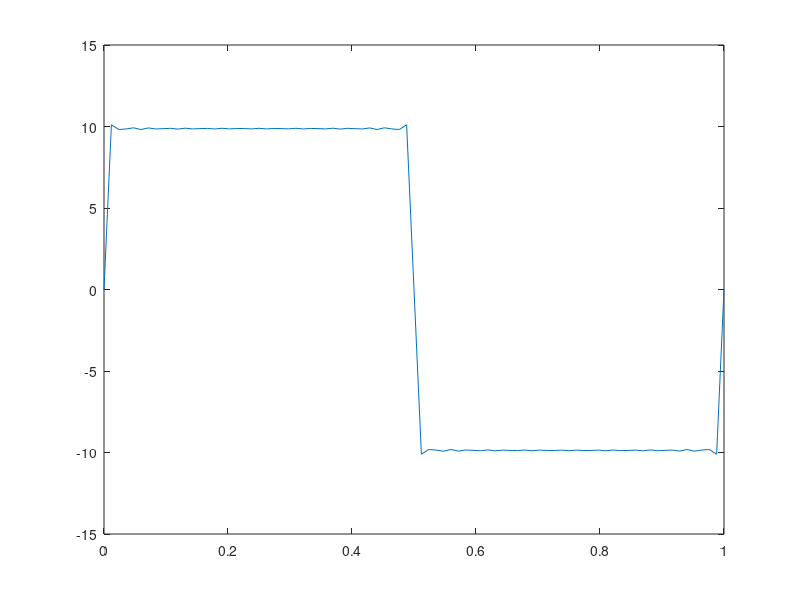
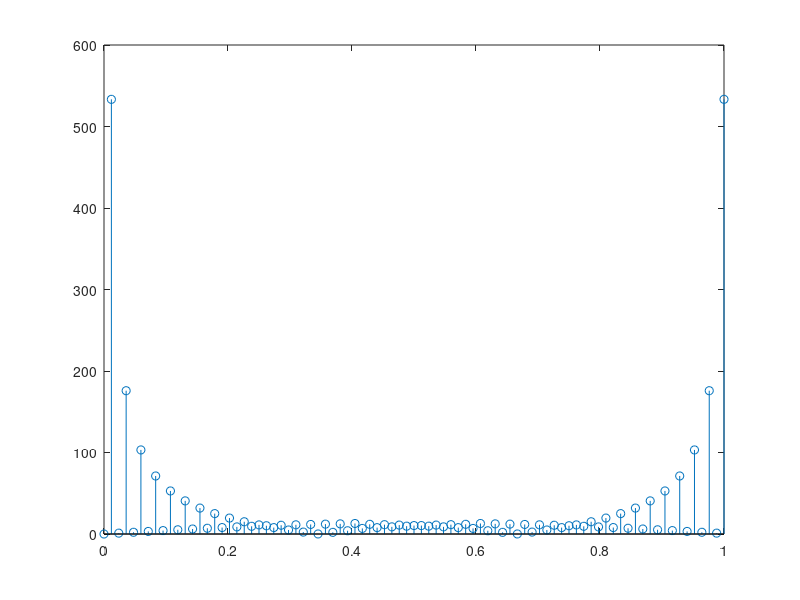

Here is the MATLAB script that generated these plots, in order:
close all
clear all
clc
Fsin=2*pi*85^3;
somme=0;
t=linspace(0,1,85);
for i=0:150
    somme=somme+(4*pi)*(sin(Fsin*(2*i+1)*t))/(2*i+1);
    plot(t,somme);
    
end

figure (2)
transf= fft(somme);
stem(t,abs(transf));